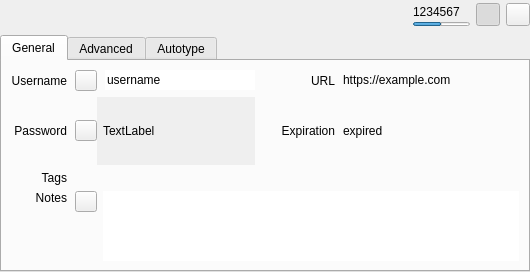
<?xml version="1.0" encoding="UTF-8"?>
<ui version="4.0">
 <class>EntryPreviewWidget</class>
 <widget class="QWidget" name="EntryPreviewWidget">
  <property name="geometry">
   <rect>
    <x>0</x>
    <y>0</y>
    <width>530</width>
    <height>257</height>
   </rect>
  </property>
  <layout class="QVBoxLayout" name="verticalLayout_7">
   <property name="spacing">
    <number>0</number>
   </property>
   <property name="leftMargin">
    <number>0</number>
   </property>
   <property name="topMargin">
    <number>0</number>
   </property>
   <property name="rightMargin">
    <number>0</number>
   </property>
   <property name="bottomMargin">
    <number>0</number>
   </property>
   <item>
    <widget class="QStackedWidget" name="stackedWidget">
     <property name="currentIndex">
      <number>0</number>
     </property>
     <widget class="QWidget" name="pageEntry">
      <layout class="QVBoxLayout" name="verticalLayout_3">
       <property name="leftMargin">
        <number>0</number>
       </property>
       <property name="topMargin">
        <number>0</number>
       </property>
       <property name="rightMargin">
        <number>0</number>
       </property>
       <property name="bottomMargin">
        <number>0</number>
       </property>
       <item>
        <layout class="QHBoxLayout" name="entryHorizontalLayout" stretch="1,0,0,0">
         <property name="sizeConstraint">
          <enum>QLayout::SetDefaultConstraint</enum>
         </property>
         <property name="leftMargin">
          <number>5</number>
         </property>
         <property name="topMargin">
          <number>3</number>
         </property>
         <property name="bottomMargin">
          <number>3</number>
         </property>
         <item>
          <layout class="QHBoxLayout" name="horizontalLayout">
           <property name="spacing">
            <number>12</number>
           </property>
           <item>
            <widget class="QLabel" name="entryIcon">
             <property name="sizePolicy">
              <sizepolicy hsizetype="Minimum" vsizetype="Preferred">
               <horstretch>0</horstretch>
               <verstretch>0</verstretch>
              </sizepolicy>
             </property>
             <property name="minimumSize">
              <size>
               <width>16</width>
               <height>0</height>
              </size>
             </property>
             <property name="text">
              <string/>
             </property>
            </widget>
           </item>
           <item>
            <widget class="ElidedLabel" name="entryTitleLabel">
             <property name="sizePolicy">
              <sizepolicy hsizetype="Expanding" vsizetype="Preferred">
               <horstretch>0</horstretch>
               <verstretch>0</verstretch>
              </sizepolicy>
             </property>
             <property name="font">
              <font>
               <pointsize>12</pointsize>
              </font>
             </property>
             <property name="focusPolicy">
              <enum>Qt::ClickFocus</enum>
             </property>
             <property name="textFormat">
              <enum>Qt::PlainText</enum>
             </property>
             <property name="textInteractionFlags">
              <set>Qt::LinksAccessibleByMouse|Qt::TextSelectableByMouse</set>
             </property>
            </widget>
           </item>
          </layout>
         </item>
         <item>
          <widget class="QWidget" name="entryTotp" native="true">
           <property name="minimumSize">
            <size>
             <width>0</width>
             <height>0</height>
            </size>
           </property>
           <layout class="QVBoxLayout" name="verticalLayout_2">
            <property name="spacing">
             <number>0</number>
            </property>
            <property name="leftMargin">
             <number>0</number>
            </property>
            <property name="topMargin">
             <number>0</number>
            </property>
            <property name="rightMargin">
             <number>0</number>
            </property>
            <property name="bottomMargin">
             <number>0</number>
            </property>
            <item>
             <widget class="QLabel" name="entryTotpLabel">
              <property name="toolTip">
               <string>Double click to copy to clipboard</string>
              </property>
              <property name="text">
               <string notr="true">1234567</string>
              </property>
              <property name="textInteractionFlags">
               <set>Qt::TextInteractionFlag::LinksAccessibleByMouse|Qt::TextInteractionFlag::TextSelectableByKeyboard|Qt::TextInteractionFlag::TextSelectableByMouse</set>
              </property>
             </widget>
            </item>
            <item>
             <widget class="Material::LinearProgress" name="entryTotpProgress">
              <property name="maximumSize">
               <size>
                <width>57</width>
                <height>4</height>
               </size>
              </property>
              <property name="value">
               <number>50</number>
              </property>
              <property name="textVisible">
               <bool>false</bool>
              </property>
             </widget>
            </item>
           </layout>
          </widget>
         </item>
         <item>
          <widget class="Material::ToolButton" name="entryTotpButton">
           <property name="toolTip">
            <string>Display current TOTP value</string>
           </property>
           <property name="text">
            <string/>
           </property>
           <property name="checkable">
            <bool>true</bool>
           </property>
           <property name="checked">
            <bool>true</bool>
           </property>
          </widget>
         </item>
         <item>
          <widget class="Material::ToolButton" name="entryCloseButton">
           <property name="toolTip">
            <string>Close</string>
           </property>
           <property name="text">
            <string/>
           </property>
          </widget>
         </item>
        </layout>
       </item>
       <item>
        <widget class="Material::TabWidget" name="entryTabWidget">
         <property name="currentIndex">
          <number>0</number>
         </property>
         <property name="documentMode">
          <bool>false</bool>
         </property>
         <property name="tabsClosable">
          <bool>false</bool>
         </property>
         <property name="movable">
          <bool>false</bool>
         </property>
         <widget class="QWidget" name="entryGeneralTab">
          <attribute name="title">
           <string>General</string>
          </attribute>
          <layout class="QVBoxLayout" name="verticalLayout_5">
           <item>
            <widget class="QWidget" name="entryGeneralWidget" native="true">
             <layout class="QGridLayout" name="gridLayout" rowstretch="0,0,0,1" columnstretch="0,1,0,0,0,1">
              <property name="leftMargin">
               <number>0</number>
              </property>
              <property name="topMargin">
               <number>0</number>
              </property>
              <property name="rightMargin">
               <number>0</number>
              </property>
              <property name="bottomMargin">
               <number>0</number>
              </property>
              <property name="horizontalSpacing">
               <number>8</number>
              </property>
              <property name="verticalSpacing">
               <number>6</number>
              </property>
              <item row="1" column="1" colspan="2">
               <layout class="QHBoxLayout" name="horizontalLayout_7">
                <item>
                 <widget class="Material::ToolButton" name="togglePasswordButton">
                  <property name="text">
                   <string notr="true"/>
                  </property>
                  <property name="iconSize">
                   <size>
                    <width>14</width>
                    <height>14</height>
                   </size>
                  </property>
                  <property name="checkable">
                   <bool>true</bool>
                  </property>
                 </widget>
                </item>
                <item>
                 <widget class="QScrollArea" name="passwordScrollArea">
                  <property name="frameShape">
                   <enum>QFrame::NoFrame</enum>
                  </property>
                  <property name="frameShadow">
                   <enum>QFrame::Plain</enum>
                  </property>
                  <property name="verticalScrollBarPolicy">
                   <enum>Qt::ScrollBarAlwaysOff</enum>
                  </property>
                  <property name="sizeAdjustPolicy">
                   <enum>QAbstractScrollArea::AdjustToContents</enum>
                  </property>
                  <property name="widgetResizable">
                   <bool>true</bool>
                  </property>
                  <widget class="QWidget" name="scrollAreaWidgetContents">
                   <property name="geometry">
                    <rect>
                     <x>0</x>
                     <y>0</y>
                     <width>157</width>
                     <height>63</height>
                    </rect>
                   </property>
                   <layout class="QHBoxLayout" name="horizontalLayout_8">
                    <property name="leftMargin">
                     <number>6</number>
                    </property>
                    <property name="topMargin">
                     <number>0</number>
                    </property>
                    <property name="rightMargin">
                     <number>0</number>
                    </property>
                    <property name="bottomMargin">
                     <number>0</number>
                    </property>
                    <item>
                     <widget class="QLabel" name="entryPasswordLabel">
                      <property name="focusPolicy">
                       <enum>Qt::ClickFocus</enum>
                      </property>
                      <property name="text">
                       <string notr="true">TextLabel</string>
                      </property>
                      <property name="textInteractionFlags">
                       <set>Qt::LinksAccessibleByMouse|Qt::TextSelectableByMouse</set>
                      </property>
                      <property name="blendIn" stdset="0">
                       <bool>true</bool>
                      </property>
                     </widget>
                    </item>
                   </layout>
                  </widget>
                 </widget>
                </item>
               </layout>
              </item>
              <item row="0" column="5">
               <widget class="ElidedLabel" name="entryUrlLabel">
                <property name="sizePolicy">
                 <sizepolicy hsizetype="Expanding" vsizetype="Preferred">
                  <horstretch>0</horstretch>
                  <verstretch>0</verstretch>
                 </sizepolicy>
                </property>
                <property name="minimumSize">
                 <size>
                  <width>150</width>
                  <height>0</height>
                 </size>
                </property>
                <property name="cursor">
                 <cursorShape>PointingHandCursor</cursorShape>
                </property>
                <property name="focusPolicy">
                 <enum>Qt::ClickFocus</enum>
                </property>
                <property name="text">
                 <string notr="true">https://example.com</string>
                </property>
                <property name="textFormat">
                 <enum>Qt::RichText</enum>
                </property>
                <property name="textInteractionFlags">
                 <set>Qt::TextBrowserInteraction</set>
                </property>
                <property name="blendIn" stdset="0">
                 <bool>true</bool>
                </property>
               </widget>
              </item>
              <item row="0" column="3">
               <spacer name="entryMiddleHorizontalSpacer">
                <property name="orientation">
                 <enum>Qt::Horizontal</enum>
                </property>
                <property name="sizeType">
                 <enum>QSizePolicy::Fixed</enum>
                </property>
                <property name="sizeHint" stdset="0">
                 <size>
                  <width>10</width>
                  <height>20</height>
                 </size>
                </property>
               </spacer>
              </item>
              <item row="0" column="0">
               <widget class="QLabel" name="entryUsernameTitleLabel">
                <property name="sizePolicy">
                 <sizepolicy hsizetype="Minimum" vsizetype="Preferred">
                  <horstretch>0</horstretch>
                  <verstretch>0</verstretch>
                 </sizepolicy>
                </property>
                <property name="layoutDirection">
                 <enum>Qt::LeftToRight</enum>
                </property>
                <property name="text">
                 <string>Username</string>
                </property>
                <property name="alignment">
                 <set>Qt::AlignRight|Qt::AlignTrailing|Qt::AlignVCenter</set>
                </property>
               </widget>
              </item>
              <item row="3" column="1" colspan="5">
               <layout class="QHBoxLayout" name="horizontalLayout_3" stretch="0,0">
                <property name="spacing">
                 <number>6</number>
                </property>
                <item alignment="Qt::AlignTop">
                 <widget class="Material::ToolButton" name="toggleEntryNotesButton">
                  <property name="text">
                   <string/>
                  </property>
                  <property name="iconSize">
                   <size>
                    <width>14</width>
                    <height>14</height>
                   </size>
                  </property>
                  <property name="checkable">
                   <bool>true</bool>
                  </property>
                 </widget>
                </item>
                <item>
                 <widget class="QTextEdit" name="entryNotesTextEdit">
                  <property name="focusPolicy">
                   <enum>Qt::ClickFocus</enum>
                  </property>
                  <property name="frameShape">
                   <enum>QFrame::NoFrame</enum>
                  </property>
                  <property name="frameShadow">
                   <enum>QFrame::Plain</enum>
                  </property>
                  <property name="lineWidth">
                   <number>0</number>
                  </property>
                  <property name="tabChangesFocus">
                   <bool>true</bool>
                  </property>
                  <property name="readOnly">
                   <bool>true</bool>
                  </property>
                  <property name="blendIn" stdset="0">
                   <bool>true</bool>
                  </property>
                 </widget>
                </item>
               </layout>
              </item>
              <item row="2" column="0">
               <widget class="QLabel" name="entryTagsTitleLabel">
                <property name="sizePolicy">
                 <sizepolicy hsizetype="Minimum" vsizetype="Preferred">
                  <horstretch>0</horstretch>
                  <verstretch>0</verstretch>
                 </sizepolicy>
                </property>
                <property name="text">
                 <string>Tags</string>
                </property>
                <property name="alignment">
                 <set>Qt::AlignRight|Qt::AlignTrailing|Qt::AlignVCenter</set>
                </property>
               </widget>
              </item>
              <item row="0" column="1" colspan="2">
               <layout class="QHBoxLayout" name="horizontalLayout_6">
                <property name="spacing">
                 <number>8</number>
                </property>
                <item>
                 <widget class="Material::ToolButton" name="toggleUsernameButton">
                  <property name="text">
                   <string/>
                  </property>
                  <property name="iconSize">
                   <size>
                    <width>14</width>
                    <height>14</height>
                   </size>
                  </property>
                  <property name="checkable">
                   <bool>true</bool>
                  </property>
                 </widget>
                </item>
                <item>
                 <widget class="QLineEdit" name="entryUsernameLabel">
                  <property name="minimumSize">
                   <size>
                    <width>150</width>
                    <height>0</height>
                   </size>
                  </property>
                  <property name="focusPolicy">
                   <enum>Qt::ClickFocus</enum>
                  </property>
                  <property name="text">
                   <string notr="true">username</string>
                  </property>
                  <property name="frame">
                   <bool>false</bool>
                  </property>
                  <property name="cursorPosition">
                   <number>8</number>
                  </property>
                  <property name="dragEnabled">
                   <bool>true</bool>
                  </property>
                  <property name="readOnly">
                   <bool>true</bool>
                  </property>
                  <property name="blendIn" stdset="0">
                   <bool>true</bool>
                  </property>
                 </widget>
                </item>
               </layout>
              </item>
              <item row="2" column="1" colspan="5">
               <widget class="TagsEdit" name="entryTagsList" native="true">
                <property name="focusPolicy">
                 <enum>Qt::ClickFocus</enum>
                </property>
                <property name="accessibleName">
                 <string>Tags list</string>
                </property>
                <property name="blendIn" stdset="0">
                 <bool>true</bool>
                </property>
               </widget>
              </item>
              <item row="1" column="5">
               <widget class="QLabel" name="entryExpirationLabel">
                <property name="sizePolicy">
                 <sizepolicy hsizetype="Expanding" vsizetype="Preferred">
                  <horstretch>0</horstretch>
                  <verstretch>0</verstretch>
                 </sizepolicy>
                </property>
                <property name="focusPolicy">
                 <enum>Qt::ClickFocus</enum>
                </property>
                <property name="text">
                 <string notr="true">expired</string>
                </property>
                <property name="textFormat">
                 <enum>Qt::PlainText</enum>
                </property>
                <property name="textInteractionFlags">
                 <set>Qt::LinksAccessibleByMouse|Qt::TextSelectableByMouse</set>
                </property>
                <property name="blendIn" stdset="0">
                 <bool>true</bool>
                </property>
               </widget>
              </item>
              <item row="1" column="3">
               <spacer name="entryMiddleHorizontalSpacer_3">
                <property name="orientation">
                 <enum>Qt::Horizontal</enum>
                </property>
                <property name="sizeType">
                 <enum>QSizePolicy::Fixed</enum>
                </property>
                <property name="sizeHint" stdset="0">
                 <size>
                  <width>10</width>
                  <height>20</height>
                 </size>
                </property>
               </spacer>
              </item>
              <item row="1" column="0">
               <widget class="QLabel" name="entryPasswordTitleLabel">
                <property name="sizePolicy">
                 <sizepolicy hsizetype="Minimum" vsizetype="Preferred">
                  <horstretch>0</horstretch>
                  <verstretch>0</verstretch>
                 </sizepolicy>
                </property>
                <property name="text">
                 <string>Password</string>
                </property>
                <property name="alignment">
                 <set>Qt::AlignRight|Qt::AlignTrailing|Qt::AlignVCenter</set>
                </property>
               </widget>
              </item>
              <item row="3" column="0">
               <widget class="QLabel" name="entryNotesTitleLabel">
                <property name="sizePolicy">
                 <sizepolicy hsizetype="Minimum" vsizetype="Preferred">
                  <horstretch>0</horstretch>
                  <verstretch>0</verstretch>
                 </sizepolicy>
                </property>
                <property name="text">
                 <string>Notes</string>
                </property>
                <property name="alignment">
                 <set>Qt::AlignRight|Qt::AlignTop|Qt::AlignTrailing</set>
                </property>
               </widget>
              </item>
              <item row="1" column="4">
               <widget class="QLabel" name="entryExpirationTitleLabel">
                <property name="sizePolicy">
                 <sizepolicy hsizetype="Minimum" vsizetype="Preferred">
                  <horstretch>0</horstretch>
                  <verstretch>0</verstretch>
                 </sizepolicy>
                </property>
                <property name="text">
                 <string>Expiration</string>
                </property>
                <property name="alignment">
                 <set>Qt::AlignRight|Qt::AlignTrailing|Qt::AlignVCenter</set>
                </property>
               </widget>
              </item>
              <item row="0" column="4">
               <widget class="QLabel" name="entryUrlTitleLabel">
                <property name="sizePolicy">
                 <sizepolicy hsizetype="Minimum" vsizetype="Preferred">
                  <horstretch>0</horstretch>
                  <verstretch>0</verstretch>
                 </sizepolicy>
                </property>
                <property name="text">
                 <string>URL</string>
                </property>
                <property name="alignment">
                 <set>Qt::AlignRight|Qt::AlignTrailing|Qt::AlignVCenter</set>
                </property>
               </widget>
              </item>
             </layout>
            </widget>
           </item>
          </layout>
         </widget>
         <widget class="QWidget" name="entryAdvancedTab">
          <attribute name="title">
           <string>Advanced</string>
          </attribute>
          <layout class="QGridLayout" name="gridLayout_1">
           <property name="leftMargin">
            <number>5</number>
           </property>
           <property name="topMargin">
            <number>5</number>
           </property>
           <property name="rightMargin">
            <number>5</number>
           </property>
           <property name="bottomMargin">
            <number>5</number>
           </property>
           <property name="horizontalSpacing">
            <number>8</number>
           </property>
           <item row="0" column="1">
            <widget class="QLabel" name="attachmentsTitleLabel">
             <property name="sizePolicy">
              <sizepolicy hsizetype="Minimum" vsizetype="Preferred">
               <horstretch>0</horstretch>
               <verstretch>0</verstretch>
              </sizepolicy>
             </property>
             <property name="text">
              <string>Attachments</string>
             </property>
            </widget>
           </item>
           <item row="1" column="1">
            <widget class="EntryAttachmentsWidget" name="entryAttachmentsWidget" native="true">
             <property name="sizePolicy">
              <sizepolicy hsizetype="Expanding" vsizetype="Expanding">
               <horstretch>0</horstretch>
               <verstretch>0</verstretch>
              </sizepolicy>
             </property>
             <property name="focusPolicy">
              <enum>Qt::ClickFocus</enum>
             </property>
            </widget>
           </item>
           <item row="0" column="0">
            <widget class="QLabel" name="attributesTitleLabel">
             <property name="sizePolicy">
              <sizepolicy hsizetype="Minimum" vsizetype="Preferred">
               <horstretch>0</horstretch>
               <verstretch>0</verstretch>
              </sizepolicy>
             </property>
             <property name="text">
              <string>Attributes</string>
             </property>
            </widget>
           </item>
           <item row="1" column="0">
            <widget class="QTableWidget" name="entryAttributesTable">
             <property name="focusPolicy">
              <enum>Qt::NoFocus</enum>
             </property>
             <property name="frameShape">
              <enum>QFrame::NoFrame</enum>
             </property>
             <property name="editTriggers">
              <set>QAbstractItemView::NoEditTriggers</set>
             </property>
             <property name="showDropIndicator" stdset="0">
              <bool>false</bool>
             </property>
             <property name="selectionMode">
              <enum>QAbstractItemView::NoSelection</enum>
             </property>
             <property name="showGrid">
              <bool>false</bool>
             </property>
             <property name="cornerButtonEnabled">
              <bool>false</bool>
             </property>
             <attribute name="horizontalHeaderVisible">
              <bool>false</bool>
             </attribute>
             <attribute name="horizontalHeaderStretchLastSection">
              <bool>true</bool>
             </attribute>
             <attribute name="verticalHeaderVisible">
              <bool>false</bool>
             </attribute>
            </widget>
           </item>
          </layout>
         </widget>
         <widget class="QWidget" name="entryAutotypeTab">
          <attribute name="title">
           <string>Autotype</string>
          </attribute>
          <layout class="QVBoxLayout" name="verticalLayout_4">
           <item>
            <widget class="QWidget" name="entryAutotypeWidget" native="true">
             <layout class="QGridLayout" name="gridLayout_3">
              <property name="leftMargin">
               <number>0</number>
              </property>
              <property name="topMargin">
               <number>0</number>
              </property>
              <property name="rightMargin">
               <number>0</number>
              </property>
              <property name="bottomMargin">
               <number>5</number>
              </property>
              <item row="0" column="0">
               <widget class="QLabel" name="entrySequenceTitleLabel">
                <property name="sizePolicy">
                 <sizepolicy hsizetype="Minimum" vsizetype="Preferred">
                  <horstretch>0</horstretch>
                  <verstretch>0</verstretch>
                 </sizepolicy>
                </property>
                <property name="text">
                 <string>Default Sequence</string>
                </property>
                <property name="alignment">
                 <set>Qt::AlignRight|Qt::AlignTop|Qt::AlignTrailing</set>
                </property>
               </widget>
              </item>
              <item row="0" column="1">
               <widget class="QLabel" name="entrySequenceLabel">
                <property name="sizePolicy">
                 <sizepolicy hsizetype="Expanding" vsizetype="Preferred">
                  <horstretch>0</horstretch>
                  <verstretch>0</verstretch>
                 </sizepolicy>
                </property>
                <property name="text">
                 <string notr="true">sequence</string>
                </property>
                <property name="alignment">
                 <set>Qt::AlignLeading|Qt::AlignLeft|Qt::AlignVCenter</set>
                </property>
                <property name="wordWrap">
                 <bool>true</bool>
                </property>
               </widget>
              </item>
             </layout>
            </widget>
           </item>
           <item>
            <widget class="QTreeWidget" name="entryAutotypeTree">
             <property name="focusPolicy">
              <enum>Qt::NoFocus</enum>
             </property>
             <property name="frameShadow">
              <enum>QFrame::Sunken</enum>
             </property>
             <property name="showDropIndicator" stdset="0">
              <bool>true</bool>
             </property>
             <property name="selectionMode">
              <enum>QAbstractItemView::NoSelection</enum>
             </property>
             <property name="rootIsDecorated">
              <bool>true</bool>
             </property>
             <property name="wordWrap">
              <bool>false</bool>
             </property>
             <property name="columnCount">
              <number>2</number>
             </property>
             <attribute name="headerCascadingSectionResizes">
              <bool>false</bool>
             </attribute>
             <attribute name="headerMinimumSectionSize">
              <number>50</number>
             </attribute>
             <attribute name="headerDefaultSectionSize">
              <number>250</number>
             </attribute>
             <attribute name="headerStretchLastSection">
              <bool>true</bool>
             </attribute>
             <column>
              <property name="text">
               <string>Window</string>
              </property>
             </column>
             <column>
              <property name="text">
               <string>Sequence</string>
              </property>
             </column>
            </widget>
           </item>
          </layout>
         </widget>
        </widget>
       </item>
      </layout>
     </widget>
     <widget class="QWidget" name="pageGroup">
      <layout class="QVBoxLayout" name="verticalLayout_13">
       <property name="leftMargin">
        <number>0</number>
       </property>
       <property name="topMargin">
        <number>0</number>
       </property>
       <property name="rightMargin">
        <number>0</number>
       </property>
       <property name="bottomMargin">
        <number>0</number>
       </property>
       <item>
        <layout class="QHBoxLayout" name="groupHorizontalLayout" stretch="0,0">
         <property name="sizeConstraint">
          <enum>QLayout::SetDefaultConstraint</enum>
         </property>
         <property name="leftMargin">
          <number>5</number>
         </property>
         <property name="topMargin">
          <number>3</number>
         </property>
         <property name="bottomMargin">
          <number>3</number>
         </property>
         <item>
          <layout class="QHBoxLayout" name="horizontalLayout_5">
           <property name="spacing">
            <number>12</number>
           </property>
           <item>
            <widget class="QLabel" name="groupIcon">
             <property name="sizePolicy">
              <sizepolicy hsizetype="Minimum" vsizetype="Preferred">
               <horstretch>0</horstretch>
               <verstretch>0</verstretch>
              </sizepolicy>
             </property>
             <property name="text">
              <string/>
             </property>
            </widget>
           </item>
           <item>
            <widget class="ElidedLabel" name="groupTitleLabel">
             <property name="sizePolicy">
              <sizepolicy hsizetype="Expanding" vsizetype="Preferred">
               <horstretch>0</horstretch>
               <verstretch>0</verstretch>
              </sizepolicy>
             </property>
             <property name="font">
              <font>
               <pointsize>12</pointsize>
              </font>
             </property>
             <property name="textFormat">
              <enum>Qt::AutoText</enum>
             </property>
            </widget>
           </item>
          </layout>
         </item>
         <item>
          <widget class="Material::ToolButton" name="groupCloseButton">
           <property name="toolTip">
            <string>Close</string>
           </property>
           <property name="text">
            <string/>
           </property>
          </widget>
         </item>
        </layout>
       </item>
       <item>
        <widget class="Material::TabWidget" name="groupTabWidget">
         <property name="currentIndex">
          <number>0</number>
         </property>
         <property name="documentMode">
          <bool>false</bool>
         </property>
         <property name="tabsClosable">
          <bool>false</bool>
         </property>
         <property name="movable">
          <bool>false</bool>
         </property>
         <widget class="QWidget" name="groupGeneralTab">
          <attribute name="title">
           <string>General</string>
          </attribute>
          <layout class="QVBoxLayout" name="verticalLayout_8">
           <item>
            <widget class="QWidget" name="groupGeneralWidget" native="true">
             <layout class="QGridLayout" name="gridLayout_2" rowstretch="0,0,0,1">
              <property name="leftMargin">
               <number>0</number>
              </property>
              <property name="topMargin">
               <number>0</number>
              </property>
              <property name="rightMargin">
               <number>0</number>
              </property>
              <property name="bottomMargin">
               <number>0</number>
              </property>
              <item row="2" column="2">
               <widget class="QLabel" name="groupExpirationLabel">
                <property name="sizePolicy">
                 <sizepolicy hsizetype="Expanding" vsizetype="Preferred">
                  <horstretch>0</horstretch>
                  <verstretch>0</verstretch>
                 </sizepolicy>
                </property>
               </widget>
              </item>
              <item row="0" column="0">
               <widget class="QLabel" name="groupAutotypeTitleLabel">
                <property name="sizePolicy">
                 <sizepolicy hsizetype="Minimum" vsizetype="Preferred">
                  <horstretch>0</horstretch>
                  <verstretch>0</verstretch>
                 </sizepolicy>
                </property>
                <property name="text">
                 <string>Autotype</string>
                </property>
                <property name="alignment">
                 <set>Qt::AlignRight|Qt::AlignTrailing|Qt::AlignVCenter</set>
                </property>
               </widget>
              </item>
              <item row="1" column="2">
               <widget class="QLabel" name="groupSearchingLabel">
                <property name="sizePolicy">
                 <sizepolicy hsizetype="Expanding" vsizetype="Preferred">
                  <horstretch>0</horstretch>
                  <verstretch>0</verstretch>
                 </sizepolicy>
                </property>
               </widget>
              </item>
              <item row="2" column="0">
               <widget class="QLabel" name="groupExpirationTitleLabel">
                <property name="sizePolicy">
                 <sizepolicy hsizetype="Minimum" vsizetype="Preferred">
                  <horstretch>0</horstretch>
                  <verstretch>0</verstretch>
                 </sizepolicy>
                </property>
                <property name="text">
                 <string>Expiration</string>
                </property>
                <property name="alignment">
                 <set>Qt::AlignRight|Qt::AlignTrailing|Qt::AlignVCenter</set>
                </property>
               </widget>
              </item>
              <item row="1" column="0">
               <widget class="QLabel" name="groupSearchingTitleLabel">
                <property name="sizePolicy">
                 <sizepolicy hsizetype="Minimum" vsizetype="Preferred">
                  <horstretch>0</horstretch>
                  <verstretch>0</verstretch>
                 </sizepolicy>
                </property>
                <property name="text">
                 <string>Searching</string>
                </property>
                <property name="alignment">
                 <set>Qt::AlignRight|Qt::AlignTrailing|Qt::AlignVCenter</set>
                </property>
               </widget>
              </item>
              <item row="3" column="0">
               <widget class="QLabel" name="groupNotesTitleLabel">
                <property name="sizePolicy">
                 <sizepolicy hsizetype="Minimum" vsizetype="Preferred">
                  <horstretch>0</horstretch>
                  <verstretch>0</verstretch>
                 </sizepolicy>
                </property>
                <property name="text">
                 <string>Notes</string>
                </property>
                <property name="alignment">
                 <set>Qt::AlignRight|Qt::AlignTop|Qt::AlignTrailing</set>
                </property>
               </widget>
              </item>
              <item row="3" column="1" colspan="2">
               <layout class="QHBoxLayout" name="horizontalLayout_4" stretch="0,0">
                <property name="spacing">
                 <number>6</number>
                </property>
                <item alignment="Qt::AlignTop">
                 <widget class="Material::ToolButton" name="toggleGroupNotesButton">
                  <property name="text">
                   <string/>
                  </property>
                  <property name="checkable">
                   <bool>true</bool>
                  </property>
                 </widget>
                </item>
                <item>
                 <widget class="QTextEdit" name="groupNotesTextEdit">
                  <property name="focusPolicy">
                   <enum>Qt::ClickFocus</enum>
                  </property>
                  <property name="frameShape">
                   <enum>QFrame::NoFrame</enum>
                  </property>
                  <property name="frameShadow">
                   <enum>QFrame::Plain</enum>
                  </property>
                  <property name="lineWidth">
                   <number>0</number>
                  </property>
                  <property name="tabChangesFocus">
                   <bool>true</bool>
                  </property>
                  <property name="readOnly">
                   <bool>true</bool>
                  </property>
                  <property name="blendIn" stdset="0">
                   <bool>true</bool>
                  </property>
                 </widget>
                </item>
               </layout>
              </item>
              <item row="0" column="2">
               <widget class="QLabel" name="groupAutotypeLabel">
                <property name="sizePolicy">
                 <sizepolicy hsizetype="Expanding" vsizetype="Preferred">
                  <horstretch>0</horstretch>
                  <verstretch>0</verstretch>
                 </sizepolicy>
                </property>
               </widget>
              </item>
             </layout>
            </widget>
           </item>
          </layout>
         </widget>
         <widget class="QWidget" name="groupShareTab">
          <attribute name="title">
           <string>Share</string>
          </attribute>
          <layout class="QVBoxLayout" name="verticalLayout_12">
           <item>
            <widget class="QWidget" name="groupShareWidget" native="true">
             <layout class="QGridLayout" name="gridLayout_4">
              <property name="leftMargin">
               <number>0</number>
              </property>
              <property name="topMargin">
               <number>0</number>
              </property>
              <property name="rightMargin">
               <number>0</number>
              </property>
              <property name="bottomMargin">
               <number>0</number>
              </property>
              <item row="1" column="1">
               <widget class="QLabel" name="groupSharePathLabel">
                <property name="sizePolicy">
                 <sizepolicy hsizetype="Expanding" vsizetype="Preferred">
                  <horstretch>0</horstretch>
                  <verstretch>0</verstretch>
                 </sizepolicy>
                </property>
                <property name="text">
                 <string notr="true">&lt;path&gt;</string>
                </property>
               </widget>
              </item>
              <item row="1" column="0">
               <widget class="QLabel" name="groupShareTypeLabel">
                <property name="text">
                 <string notr="true">&lt;type&gt;</string>
                </property>
                <property name="alignment">
                 <set>Qt::AlignRight|Qt::AlignTrailing|Qt::AlignVCenter</set>
                </property>
               </widget>
              </item>
              <item row="2" column="1">
               <spacer name="verticalSpacer">
                <property name="orientation">
                 <enum>Qt::Vertical</enum>
                </property>
                <property name="sizeHint" stdset="0">
                 <size>
                  <width>20</width>
                  <height>147</height>
                 </size>
                </property>
               </spacer>
              </item>
             </layout>
            </widget>
           </item>
          </layout>
         </widget>
        </widget>
       </item>
      </layout>
     </widget>
    </widget>
   </item>
  </layout>
  <action name="searchIcon">
   <property name="text">
    <string>Search</string>
   </property>
  </action>
  <action name="clearIcon">
   <property name="text">
    <string>Clear</string>
   </property>
  </action>
 </widget>
 <customwidgets>
  <customwidget>
   <class>Material::TabWidget</class>
   <extends>QTabWidget</extends>
   <header>gui/material/MaterialControls.h</header>
   <container>1</container>
  </customwidget>
  <customwidget>
   <class>Material::LinearProgress</class>
   <extends>QProgressBar</extends>
   <header>gui/material/MaterialControls.h</header>
  </customwidget>
  <customwidget>
   <class>Material::ToolButton</class>
   <extends>QToolButton</extends>
   <header>gui/material/MaterialControls.h</header>
  </customwidget>
  <customwidget>
   <class>EntryAttachmentsWidget</class>
   <extends>QWidget</extends>
   <header>gui/entry/EntryAttachmentsWidget.h</header>
   <container>1</container>
  </customwidget>
  <customwidget>
   <class>ElidedLabel</class>
   <extends>QLabel</extends>
   <header>gui/widgets/ElidedLabel.h</header>
  </customwidget>
  <customwidget>
   <class>TagsEdit</class>
   <extends>QWidget</extends>
   <header>gui/tag/TagsEdit.h</header>
   <container>1</container>
  </customwidget>
 </customwidgets>
 <tabstops>
  <tabstop>entryTotpButton</tabstop>
  <tabstop>entryCloseButton</tabstop>
  <tabstop>entryTabWidget</tabstop>
  <tabstop>togglePasswordButton</tabstop>
  <tabstop>toggleEntryNotesButton</tabstop>
  <tabstop>groupTabWidget</tabstop>
  <tabstop>toggleGroupNotesButton</tabstop>
  <tabstop>groupCloseButton</tabstop>
 </tabstops>
 <resources/>
 <connections/>
</ui>
